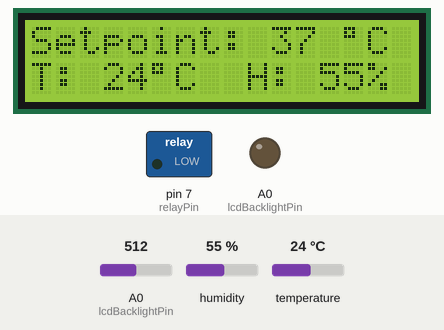
Simulated run of this sketch. Board: Arduino Uno, built with avr-gcc and run on an emulated ATmega328P. Parts: 16×2 character LCD, switched loads named in the sketch (green lamp = pin HIGH), output pins drawn as LEDs (lit = HIGH). The inputs (shaded band) are chosen by the test bench; at power-on: A0 (lcdBacklightPin) = 512, humidity 55 %, temperature 24 °C. What the sketch prints to the serial monitor is not drawn.

Above: at 1.2 s.
1.3 s: A0 (lcdBacklightPin) set to 716
At 2.5 s:
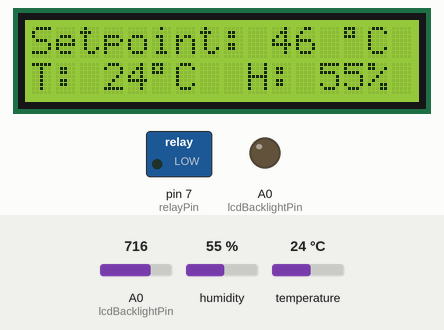
2.8 s: humidity set to 22 %
At 5.6 s:
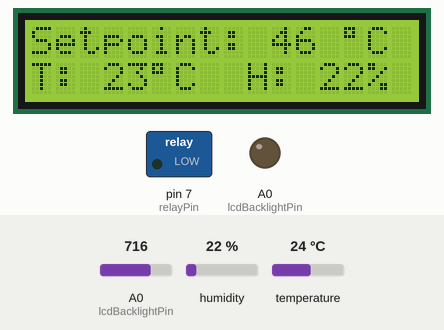
5.9 s: A0 (lcdBacklightPin) set to 212
At 7.1 s:
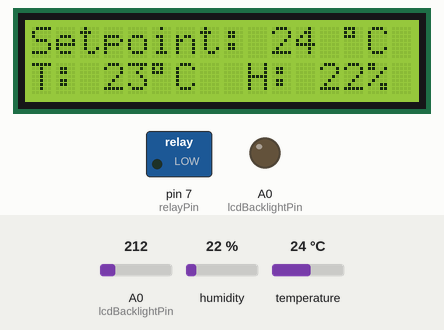
7.4 s: A0 (lcdBacklightPin) set to 186
At 11.2 s:
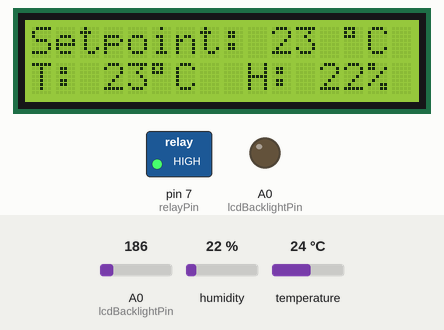
11.6 s: temperature set to 12 °C
At 13.4 s:
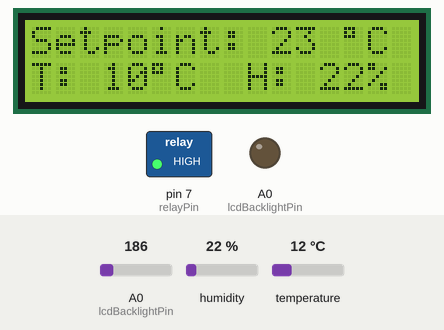
14.3 s: humidity set to 40 %
At 16.0 s:
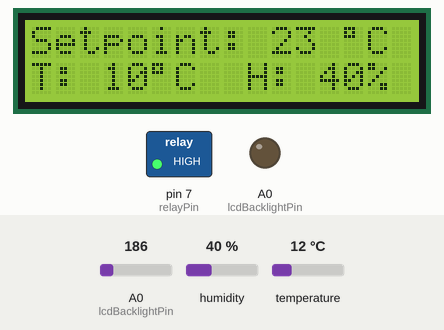
Timing chart, 0 to 21.5 s (numbered marks = the images above; inputs shaded):
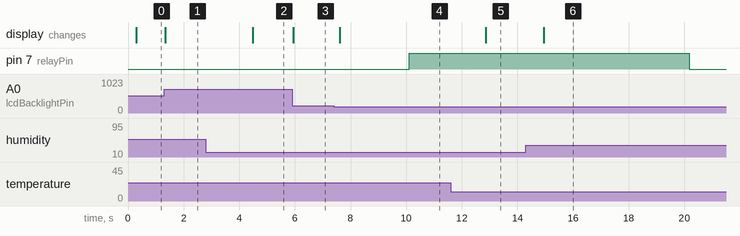

Measured:
- the behaviour switches between 205 and 204 on A0 (lcdBacklightPin) (found by bisection; images 3 and 4)
- after the input at 1.3 s, the display: changes at once (image 1)
- after the input at 2.8 s, the display: changes after 1.7 s (image 2)
- after the input at 5.9 s, the display: changes at once (image 3)
- after the input at 7.4 s, pin 7 (relayPin): LOW → HIGH after 2.7 s; the display: changes after 0.21 s (image 4)
- after the input at 11.6 s, the display: changes after 1.3 s (image 5)
- after the input at 14.3 s, the display: changes after 0.65 s (image 6)

The sketch:

enclosure-temp-controller-code.ino
```cpp
// Include the libraries:
#include <Adafruit_Sensor.h>
#include <LiquidCrystal.h>
#include <DHT.h>

//LCD initialization
LiquidCrystal lcd(4, 6, 10, 11, 12, 13);
int lcdBacklightPin = A0;

//DHT initialization
#define DHTPIN 2 // Set DHT pin
#define DHTTYPE DHT11   // set DHT type 11
DHT dht = DHT(DHTPIN, DHTTYPE); // Initialize DHT sensor for normal 16mhz Arduino:
int DHTResult = 0;
float h = 0;
float hic = 0;

//Potentiometer Initialization
int analogPin = A0; // Pin A0
int potValue = 0;
int potScaledValue = 0;

// Relay Initialization
const int relayPin = 7; // Pin 7 for the relay
unsigned long previousMillis = 0; // Store the last time the relay changed state
const unsigned long interval = 10000; // Interval to change state (10 seconds)

void setup() {
  Serial.begin(9600); // Begin serial communication at a baud rate of 9600:
  lcd.begin(16, 2); //set the type of LCD display
  pinMode(lcdBacklightPin, OUTPUT);
  lcd.clear();
  lcd.home();
  lcd.print("Starting Up...");

  dht.begin(); // Setup DHT sensor

  pinMode(relayPin, OUTPUT); // Set relay pin as an output
  digitalWrite(relayPin, LOW); // Initialize the relay to be off

}

void loop() {

  delay(200); //makes this routine run at 50ms

  h = getHumidity();
  hic = getHeatIndex();

  //Serial.println(hif);
  //Serial.println(h);

  // Read the analog input on pin A0
  potValue = analogRead(analogPin);
  // Scale the value to the range 30-60
  potScaledValue = map(potValue, 0, 1023, 15, 60);
  Serial.println(potScaledValue);

  // Print the setpoint
  lcd.home();
  lcd.print("Setpoint: ");
  lcd.print(round(potScaledValue));
  lcd.print(" \xDF");
  lcd.print("C");

  // Print the current temp
  lcd.setCursor(0, 1);
  lcd.print("T: ");
  lcd.print(round(hic));
  lcd.print("\xDF");
  lcd.print("C");

  //print the current humidity
  lcd.print("  H: ");
  lcd.print(round(h));
  lcd.print("%");

  //control the relay
  unsigned long currentMillis = millis(); // Get the current time in milliseconds
  if (currentMillis - previousMillis >= interval) {
    previousMillis = currentMillis; // Update the last time the relay changed state

    // Control logic to turn the relay on or off
    if (hic > potScaledValue) {
      digitalWrite(relayPin, HIGH); // Turn the relay on
    } else {
      digitalWrite(relayPin, LOW); // Turn the relay off
    }

  }
}

float getHumidity() {

  float h = dht.readHumidity(); // Read the humidity in %

  if (isnan(h)) { // Check if any reads failed and exit early (to try again):
    Serial.println("Failed to read from Humidity sensor!");
    return 0;
  }
  else {
    return h;
  }
}

float getHeatIndex() {

  float f = dht.readTemperature(true); // Read the temperature as Fahrenheit:

  if (isnan(f)) { // Check if any reads failed and exit early (to try again):
    Serial.println("Failed to read from temperature sensor!");
    return 0;
  }
  else {
    float hif = dht.computeHeatIndex(f, h); // Compute heat index in Fahrenheit (default):
    float hic = convertFtoC(hif);
    return hic;
  }
}

float convertFtoC(float fahrenheit) {
  float celsius = (fahrenheit - 32) * 5.0 / 9.0;
  return celsius;
}
```
